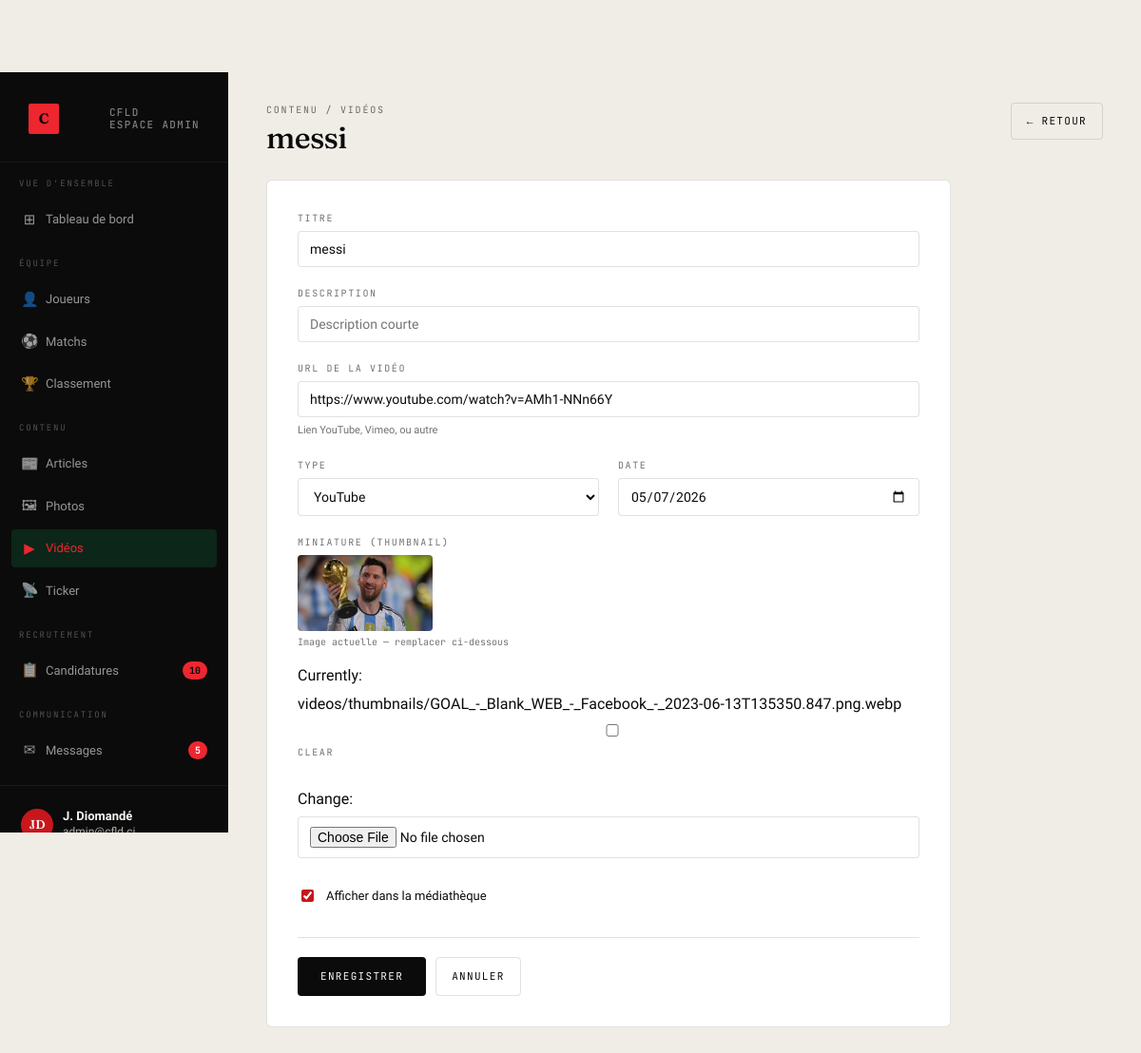
The page /admin-cfld/videos/1/ (signed in) on the database its author committed.
### medias/models.py (models this page shows, shortened)
class Video(models.Model):
    TYPE_CHOICES = [
        ('youtube', 'YouTube'),
        ('vimeo', 'Vimeo'),
        ('local', 'Fichier local'),
    ]
    titre = models.CharField(max_length=200)
    description = models.CharField(max_length=300, blank=True)
    thumbnail = models.ImageField(upload_to='videos/thumbnails/', blank=True, null=True)
    url = models.URLField(blank=True)
    type_video = models.CharField(max_length=10, choices=TYPE_CHOICES, default='youtube')
    date = models.DateField(default=timezone.now)
    afficher = models.BooleanField(default=True)
    class Meta:
        ordering = ['-date']
        verbose_name = 'Vidéo'
        verbose_name_plural = 'Vidéos'

### recrutement/admin_views.py (the view)
# urls.py: path('videos/<int:pk>/',          v.admin_video_form,  name='admin_video_edit'),
@staff_required
def admin_video_form(request, pk=None):
    obj  = get_object_or_404(Video, pk=pk) if pk else None
    form = VideoForm(request.POST or None, request.FILES or None, instance=obj)
    if request.method == 'POST' and form.is_valid():
        form.save()
        return redirect('admin_videos')
    ctx = _base_ctx(request, 'videos')
    ctx.update({'form': form, 'obj': obj})
    return render(request, 'admin_cfld/video_form.html', ctx)

### medias/forms.py
class VideoForm(forms.ModelForm):
    class Meta:
        model = Video
        fields = ['titre', 'description', 'thumbnail', 'url',
                  'type_video', 'date', 'afficher']
        widgets = {
            'titre':       forms.TextInput(attrs={'placeholder': 'Titre de la vidéo'}),
            'description': forms.TextInput(attrs={'placeholder': 'Description courte'}),
            'url':         forms.URLInput(attrs={'placeholder': 'https://youtube.com/watch?v=…'}),
            'date':        forms.DateInput(attrs={'type': 'date'}),
        }

### recrutement/admin_views.py (called while the page is built)
def staff_required(view_func):
    @wraps(view_func)
    def wrapper(request, *args, **kwargs):
        if not request.user.is_authenticated or not request.user.is_staff:
            return redirect('login')
        return view_func(request, *args, **kwargs)
    return wrapper

def _base_ctx(request, section=''):
    return {
        'pending_count': Candidature.objects.filter(statut='pending').count(),
        'unread_count':  Message.objects.filter(lu=False).count(),
        'section':       section,
    }

### templates/admin_cfld/video_form.html (shortened to what this page needs)
{% extends "admin_cfld/base.html" %}
{% block content %}
<div class="page-header">
  <div>
    <span class="eyebrow">Contenu / Vidéos</span>
    <h1>{% if obj %}{{ obj.titre|truncatechars:40 }}{% else %}Nouvelle vidéo{% endif %}</h1>
  </div>
  <div class="hd-actions">
    <a href="{% url 'admin_videos' %}" style="padding:10px 16px;border:1px solid var(--line);border-radius:4px;font-family:var(--font-mono);font-size:11px;letter-spacing:.12em;text-transform:uppercase;text-decoration:none;color:var(--ink);">
      ← Retour
    </a>
  </div>
</div>
<form method="post" enctype="multipart/form-data">
  <div class="form-card">
    <div class="form-grid">
      <div class="field span2">
        <label>Titre</label>
        {{ form.titre }}
      </div>
      <div class="field span2">
        <label>Description</label>
        {{ form.description }}
      </div>
      <div class="field span2">
        <label>URL de la vidéo</label>
        {{ form.url }}
        <span class="help">Lien YouTube, Vimeo, ou autre</span>
      </div>
      <div class="field">
        <label>Type</label>
        {{ form.type_video }}
      </div>
      <div class="field">
        <label>Date</label>
        {{ form.date }}
      </div>
      <div class="field span2">
        <label>Miniature (thumbnail)</label>
        {% if obj and obj.thumbnail %}
          <div style="margin-bottom:10px;">
            <img src="{{ obj.thumbnail.url }}" alt="" style="height:80px;border-radius:4px;object-fit:cover;">
            <div style="font-family:var(--font-mono);font-size:10px;color:var(--muted);margin-top:4px;">Image actuelle — remplacer ci-dessous</div>
          </div>
        {% endif %}
        {{ form.thumbnail }}
      </div>
      <div class="field span2">
        <div class="field-check">
          {{ form.afficher }}
          <label for="{{ form.afficher.id_for_label }}">Afficher dans la médiathèque</label>
        </div>
      </div>
    </div>
    <div class="form-actions">
      <button type="submit" style="padding:11px 24px;background:var(--ink);color:var(--paper);border:0;border-radius:4px;font-family:var(--font-mono);font-size:11px;letter-spacing:.12em;text-transform:uppercase;cursor:pointer;">
        {% if obj %}Enregistrer{% else %}Ajouter la vidéo{% endif %}
      </button>
      <a href="{% url 'admin_videos' %}" style="padding:11px 16px;border:1px solid var(--line);border-radius:4px;font-family:var(--font-mono);font-size:11px;letter-spacing:.12em;text-transform:uppercase;text-decoration:none;color:var(--ink);">
        Annuler
      </a>
    </div>
  </div>
</form>
{% endblock %}

### templates/admin_cfld/base.html (shortened to what this page needs)
{% load static %}
<!doctype html>
<html lang="fr">
<head>
<link rel="stylesheet" href="{% static 'style.css' %}">
</head>
<body>
<div class="admin-shell">
  <aside class="sidebar">
    <div class="sidebar-top">
      <a href="{% url 'admin_dashboard' %}" class="sidebar-brand">
        <span class="bm">C</span>
        <span class="bt">CFLD<br>Espace admin</span>
      </a>
    </div>
    <nav class="sidebar-nav">
      <div class="nav-section">Vue d'ensemble</div>
      <a href="{% url 'admin_dashboard' %}" {% if section == 'dashboard' %}class="active"{% endif %}>
        <span class="icon">⊞</span><span class="lbl">Tableau de bord</span>
      </a>
      <div class="nav-section">Équipe</div>
      <a href="{% url 'admin_joueurs' %}" {% if section == 'joueurs' %}class="active"{% endif %}>
        <span class="icon">👤</span><span class="lbl">Joueurs</span>
      </a>
      <a href="{% url 'admin_matchs' %}" {% if section == 'matchs' %}class="active"{% endif %}>
        <span class="icon">⚽</span><span class="lbl">Matchs</span>
      </a>
      <a href="{% url 'admin_classement' %}" {% if section == 'classement' %}class="active"{% endif %}>
        <span class="icon">🏆</span><span class="lbl">Classement</span>
      </a>
      <div class="nav-section">Contenu</div>
      <a href="{% url 'admin_articles' %}" {% if section == 'articles' %}class="active"{% endif %}>
        <span class="icon">📰</span><span class="lbl">Articles</span>
      </a>
      <a href="{% url 'admin_photos' %}" {% if section == 'photos' %}class="active"{% endif %}>
        <span class="icon">🖼</span><span class="lbl">Photos</span>
      </a>
      <a href="{% url 'admin_videos' %}" {% if section == 'videos' %}class="active"{% endif %}>
        <span class="icon">▶</span><span class="lbl">Vidéos</span>
      </a>
      <a href="{% url 'admin_ticker' %}" {% if section == 'ticker' %}class="active"{% endif %}>
        <span class="icon">📡</span><span class="lbl">Ticker</span>
      </a>
      <div class="nav-section">Recrutement</div>
      <a href="{% url 'admin_candidatures' %}" {% if section == 'candidatures' %}class="active"{% endif %}>
        <span class="icon">📋</span><span class="lbl">Candidatures</span>
        {% if pending_count %}<span class="badge">{{ pending_count }}</span>{% endif %}
      </a>
      <div class="nav-section">Communication</div>
      <a href="{% url 'admin_messages' %}" {% if section == 'messages' %}class="active"{% endif %}>
        <span class="icon">✉</span><span class="lbl">Messages</span>
        {% if unread_count %}<span class="badge red">{{ unread_count }}</span>{% endif %}
      </a>
    </nav>
    <div class="sidebar-footer">
      <div class="sidebar-user">
        <div class="av">{{ request.user.first_name|slice:":1"|upper }}{{ request.user.last_name|slice:":1"|upper }}</div>
        <div class="info">
          <strong>{{ request.user.get_full_name|default:request.user.username }}</strong>
          {{ request.user.email }}
        </div>
      </div>
    </div>
  </aside>
  <main class="admin-main">
    {% block content %}{% endblock %}
  </main>
</div>
</body>
</html>

### assets/style.css (style rules this page uses)
:root { --green: #c8161d; --green-deep: #8a0d12; --green-bright: #ee2630; --ink: #0b0b0b; --paper: #f7f5f1; --paper-2: #ebe7dc; --line: rgba(11,11,11,0.12); --line-strong: rgba(11,11,11,0.85); --muted: rgba(11,11,11,0.58); --font-display: "Fraunces", "Times New Roman", serif; --font-text: "Inter Tight", "Helvetica Neue", Arial, sans-serif; --font-mono: "JetBrains Mono", "Menlo", monospace; --display-tracking: -0.02em; --display-weight: 500; --display-italic: 0; }
* { box-sizing: border-box; }
html, body { margin: 0; padding: 0; overflow-x: hidden; }
body { font-family: var(--font-text); color: var(--ink); background: var(--paper); -webkit-font-smoothing: antialiased; text-rendering: optimizeLegibility; line-height: 1.5; }
img { max-width: 100%; display: block; }
a { color: inherit; text-decoration: none; }
button { font: inherit; cursor: pointer; border: 0; background: none; color: inherit; }
.display, h1, h2, h3 { font-family: var(--font-display); font-weight: var(--display-weight); letter-spacing: var(--display-tracking); font-style: var(--display-italic) ? italic : normal; line-height: 1.02; margin: 0; }
h1 { font-size: clamp(56px, 8vw, 132px); }
.eyebrow { font-family: var(--font-mono); font-size: 11px; letter-spacing: 0.18em; text-transform: uppercase; color: var(--muted); }
body { padding-top: 76px; }

### rows shown on the page
Video: titre "messi", url "https://www.youtube.com/watch?v=AMh1-NNn66Y", type_video "YouTube", date "05/07/2026", thumbnail (placeholder picture), afficher "☑"

### other values the page prints
{{ pending_count }} "10"
{{ unread_count }} "5"
{{ request.user.first_name|slice:":1"|upper }} "J"
{{ request.user.last_name|slice:":1"|upper }} "D"
{{ request.user.get_full_name|default:request.user.username }} "J. Diomandé"
